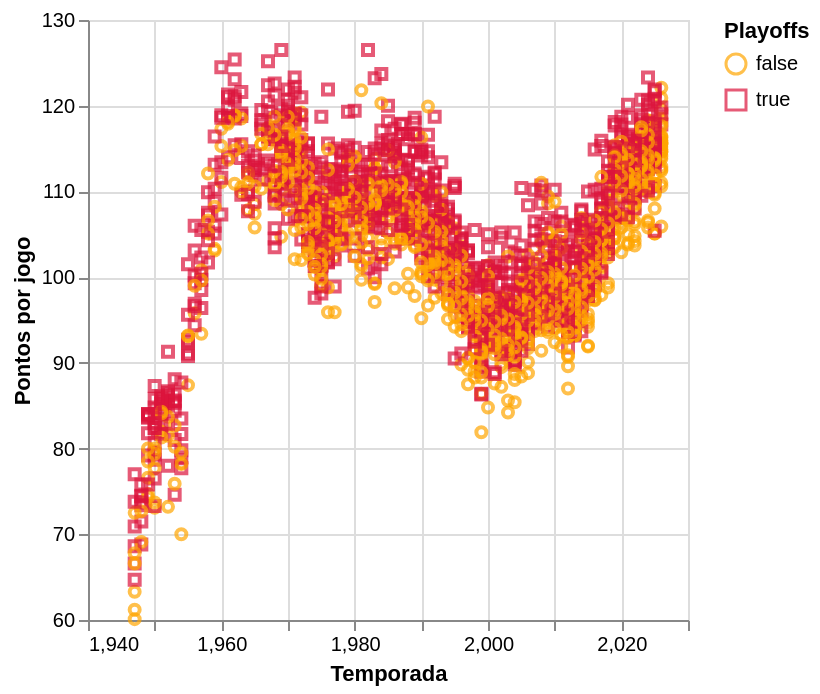

Here is the notebook cell this chart was saved with:
### Code cell
alt.Chart(df_Team_Stats_Per_Game).mark_point(size=25).encode(
    x=alt.X("season:Q", title="Temporada", scale=alt.Scale(zero=False)),
    y=alt.Y("pts_per_game:Q", title="Pontos por jogo", scale=alt.Scale(zero=False)),
    color=alt.Color(
        "playoffs:N",
        scale=alt.Scale(domain=[False, True], range=["orange", "crimson"]),
        title="Playoffs"
    ),
    shape="playoffs:N"
)

# Isso faz o altair tratar playoffs como nominal, permitindo que ele varie

### Figure 1 — Vega-Lite specification as saved in the notebook (floating-point values rounded to 4 significant figures; data arrays with more than 128 entries replaced by an {"elided": "..."} marker saying what was removed)
{"config": {"view": {"continuousWidth": 300, "continuousHeight": 300}}, "data": {"name": "data-ac0ad7482f5bb6f53d0936d2c68e0694"}, "mark": {"type": "point", "size": 25}, "encoding": {"color": {"field": "playoffs", "scale": {"domain": [false, true], "range": ["orange", "crimson"]}, "title": "Playoffs", "type": "nominal"}, "shape": {"field": "playoffs", "type": "nominal"}, "x": {"field": "season", "scale": {"zero": false}, "title": "Temporada", "type": "quantitative"}, "y": {"field": "pts_per_game", "scale": {"zero": false}, "title": "Pontos por jogo", "type": "quantitative"}}, "$schema": "https://vega.github.io/schema/vega-lite/v6.4.1.json", "datasets": {"data-ac0ad7482f5bb6f53d0936d2c68e0694": {"elided": "1907 records"}}}
